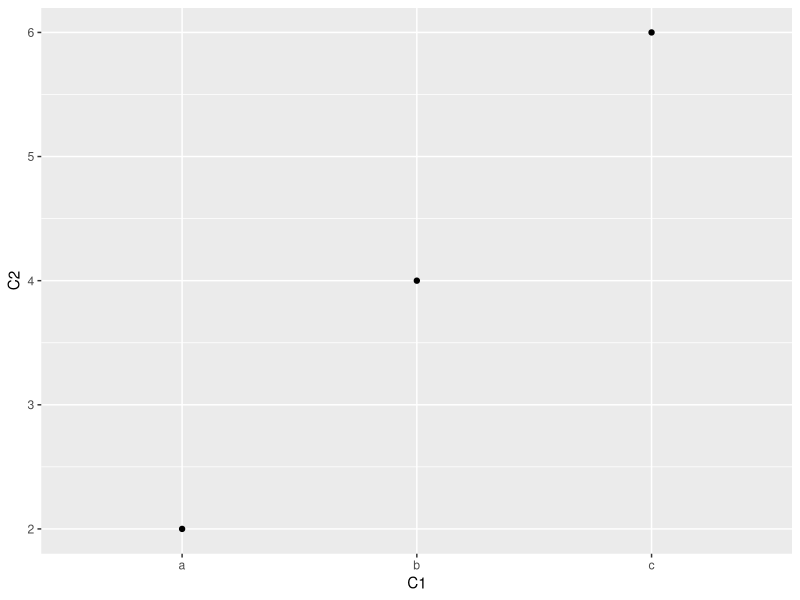

R code for this plot:
library(tidyverse)

# what a beautiful day!:w

df <- data.frame(C1 = c('a','b','c'),C2 =c(2,4,6))

df %>% ggplot(aes(C1,C2)) + geom_point()
